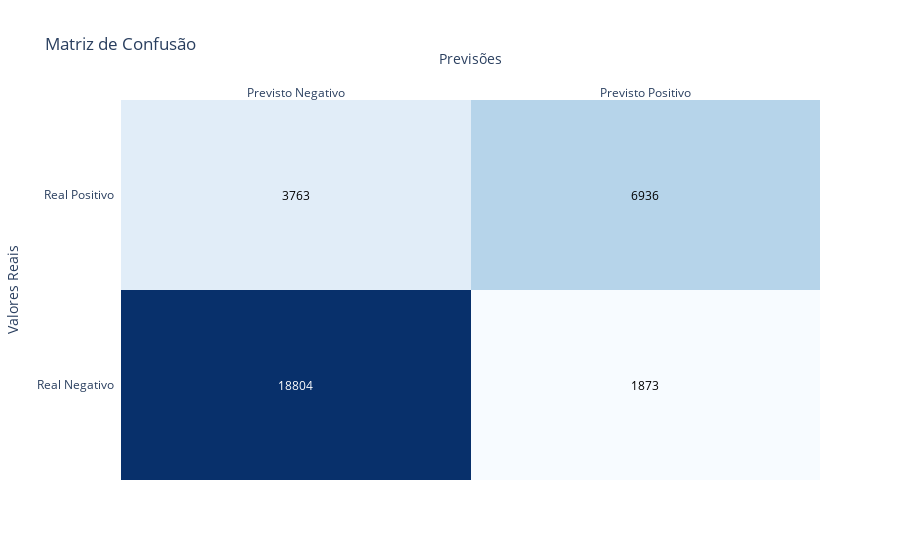

The code cell stored with this chart in its notebook:
### Code cell
from sklearn.preprocessing import StandardScaler
from sklearn.linear_model import LogisticRegression
from imblearn.combine import SMOTEENN
import plotly.graph_objects as go
import plotly.figure_factory as ff

y = df['morte_hospital']
X = df.drop(['morte_hospital'], axis=1)

smoteenn = SMOTEENN(random_state=42)

X_resampled, y_resampled = smoteenn.fit_resample(X, y)

X_train, X_test, y_train, y_test = train_test_split(X_resampled, y_resampled, test_size=0.33, random_state=42)

scaler = StandardScaler()
X_train = scaler.fit_transform(X_train)
X_test = scaler.transform(X_test)

modelo = LogisticRegression(random_state=42)

modelo.fit(X_train, y_train)

previsoes = modelo.predict(X_test)

acuracia = accuracy_score(y_test, previsoes)
relatorio_classificacao = classification_report(y_test, previsoes)

matriz_confusao = confusion_matrix(y_test, previsoes)


print("Acurácia:", acuracia)
print("\nRelatório de Classificação:\n", relatorio_classificacao)
print("\nMatriz de Confusão:\n", matriz_confusao)

fig_matriz_confusao = ff.create_annotated_heatmap(
    z=matriz_confusao,
    x=['Previsto Negativo', 'Previsto Positivo'],
    y=['Real Negativo', 'Real Positivo'],
    colorscale='blues'
)
fig_matriz_confusao.update_layout(title='Matriz de Confusão', xaxis_title='Previsões', yaxis_title='Valores Reais')
fig_matriz_confusao.show()

### Figure 1 — Plotly figure (JSON) as saved in the notebook; plotly's stock layout.template omitted (floating-point values rounded to 4 significant figures)
{"data": [{"colorscale": [[0, "rgb(247,251,255)"], [0.125, "rgb(222,235,247)"], [0.25, "rgb(198,219,239)"], [0.375, "rgb(158,202,225)"], [0.5, "rgb(107,174,214)"], [0.625, "rgb(66,146,198)"], [0.75, "rgb(33,113,181)"], [0.875, "rgb(8,81,156)"], [1, "rgb(8,48,107)"]], "reversescale": false, "showscale": false, "type": "heatmap", "x": ["Previsto Negativo", "Previsto Positivo"], "y": ["Real Negativo", "Real Positivo"], "z": [[18804, 1873], [3763, 6936]]}], "layout": {"annotations": [{"font": {"color": "#FFFFFF"}, "showarrow": false, "text": "18804", "x": "Previsto Negativo", "xref": "x", "y": "Real Negativo", "yref": "y"}, {"font": {"color": "#000000"}, "showarrow": false, "text": "1873", "x": "Previsto Positivo", "xref": "x", "y": "Real Negativo", "yref": "y"}, {"font": {"color": "#000000"}, "showarrow": false, "text": "3763", "x": "Previsto Negativo", "xref": "x", "y": "Real Positivo", "yref": "y"}, {"font": {"color": "#000000"}, "showarrow": false, "text": "6936", "x": "Previsto Positivo", "xref": "x", "y": "Real Positivo", "yref": "y"}], "title": {"text": "Matriz de Confusão"}, "xaxis": {"dtick": 1, "gridcolor": "rgb(0, 0, 0)", "side": "top", "ticks": "", "title": {"text": "Previsões"}}, "yaxis": {"dtick": 1, "ticks": "", "ticksuffix": "  ", "title": {"text": "Valores Reais"}}}}
